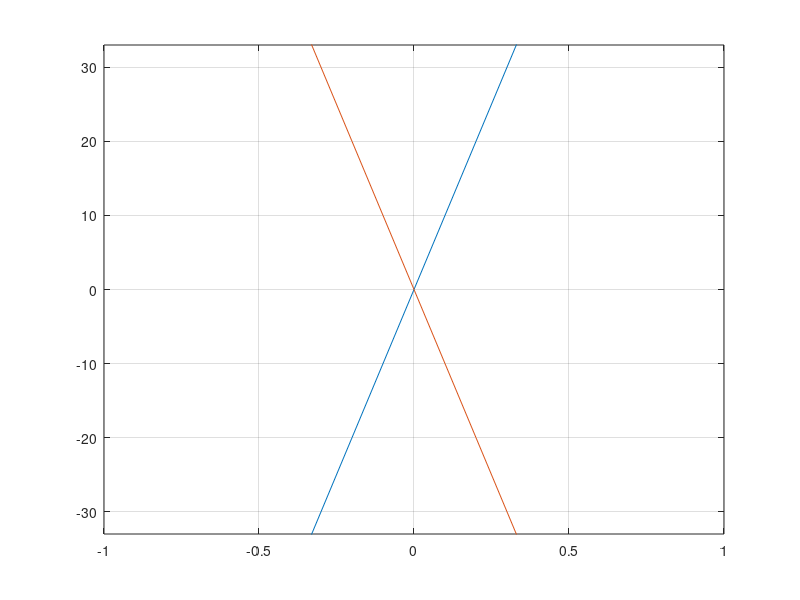

Here is the MATLAB script that generated this plot:
function roundhouse
funcs = {
    'model_1_eval', ...
    };

for i = 1:length(funcs)
    label = funcs{i};
    fn = str2func(label);
    fn();
end
end

function parm = create_parm(q1, q2, q3)
parm = struct();
parm.RTT1 = 50e-3;
parm.RTT2 = 50e-3;
parm.RTT3 = 100e-3;
parm.t11 = q1 * parm.RTT1;
parm.t12 = parm.RTT1 - parm.t11;
parm.t21 = q2 * parm.RTT2;
parm.t22 = parm.RTT2 - parm.t21;
parm.t31 = q3 * parm.RTT3;
parm.t32 = parm.RTT3 - parm.t31;
end

function meas = create_meas(parm)
meas = struct();
meas.RTT1 = parm.t11 + parm.t12;
meas.RTT2 = parm.t21 + parm.t22;
meas.RTT3 = parm.t11 + parm.t31 + parm.t22;
meas.RTT4 = parm.t21 + parm.t32 + parm.t12;
end

function sol = model_1(meas)
A = [
    2 0 0 0;
    0 2 0 0;
    1 1 1 0;
    1 1 0 1;
    ];
b = [
    meas.RTT1;
    meas.RTT2;
    meas.RTT3;
    meas.RTT4;
    ];
x = A \ b;
sol = struct();
sol.t11 = x(1);
sol.t12 = x(1);
sol.t21 = x(2);
sol.t22 = x(2);
sol.t31 = x(3);
sol.t32 = x(4);
end

function model_1_eval_2d()
q1 = 0:.01:1;
q2 = 0:.01:1;
Dt31 = NaN(length(q1), length(q2));
Dt32 = NaN(length(q1), length(q2));
td1 = NaN(length(q1), 1);
td2 = NaN(length(q2), 1);
for i = 1:length(q1)
    for j = 1:length(q2)
        parm = create_parm(q1(i), q2(j), 0.3);
        meas = create_meas(parm);
        sol = model_1(meas);
        Dt31(i,j) = 100 * (sol.t31 - parm.t31) / parm.t31;
        Dt32(i,j) = 100 * (sol.t32 - parm.t32) / parm.t32;
        td1(i) = (parm.t11 - parm.t12) / parm.RTT1;
        td2(j) = (parm.t21 - parm.t22) / parm.RTT2;
    end
end
lim = [-33, 33];
figure();
surf(td1, td2, Dt31);
zlim(lim);
set(gca, 'clim', lim);
view(90, -90);
colorbar();
shading flat;
colormap winter;
end

function model_1_eval()
q = 0:.1:1;
Dt31 = NaN(length(q), 1);
Dt32 = NaN(length(q), 1);
td = NaN(length(q), 1);
for i = 1:length(q)
    q1 = q(i);
    q2 = 1 - q(i);
    parm = create_parm(q1, q2, 0.5);
    meas = create_meas(parm);
    sol = model_1(meas);
    Dt31(i) = 100 * (sol.t31 - parm.t31) / parm.t31;
    Dt32(i) = 100 * (sol.t32 - parm.t32) / parm.t32;
    td(i) = (parm.t11 - parm.t12) / parm.RTT1;
end
figure();
plot(td, Dt31); hold on;
plot(td, Dt32);
grid on;
ylim([-33, 33]);
end
